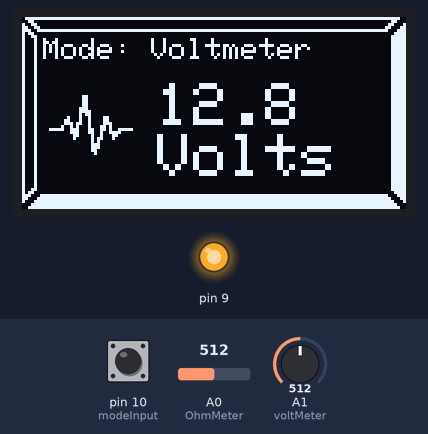
A sketch run on a simulated Arduino Uno, built with avr-gcc and run on an emulated ATmega328P. On the bench: 128×64 one-colour display, output pins drawn as LEDs (lit = HIGH). Dashed ring = blinking. The inputs (shaded band) are chosen by the test bench; at power-on: pin 10 (modeInput) LOW, A1 (voltMeter) = 512, A0 (OhmMeter) = 512. Pins used as bus, display or sensor lines are not drawn.

Above: at 4.2 s.
4.3 s: pin 10 (modeInput) pulled HIGH for 1 s
At 4.58 s:
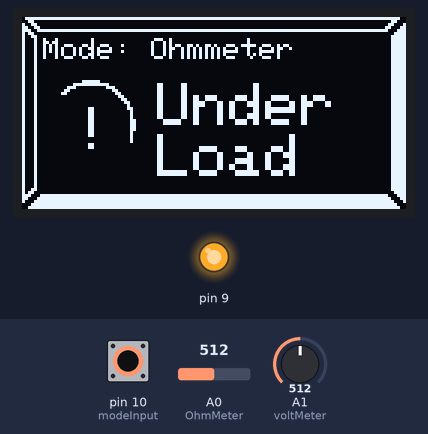
5.9 s: A1 (voltMeter) set to 716
At 6.63 s:
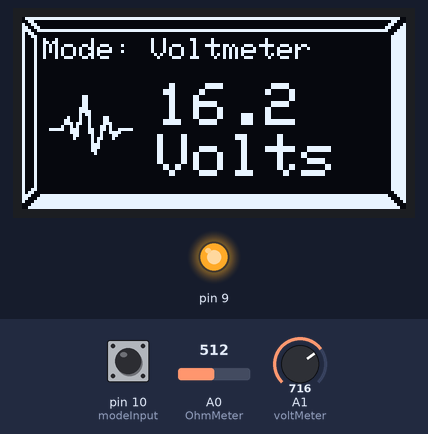
8.9 s: pin 10 (modeInput) pulled HIGH for 0.15 s
At 8.97 s:
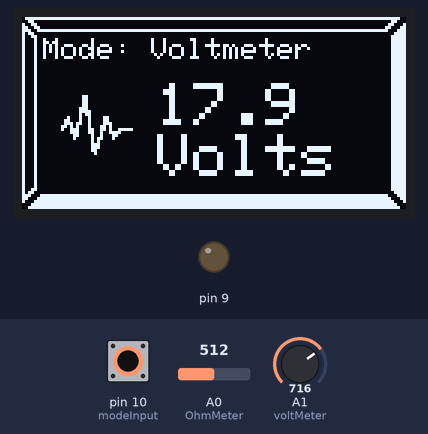
9.6 s: pin 10 (modeInput) pulled HIGH for 3.2 s
At 9.94 s:
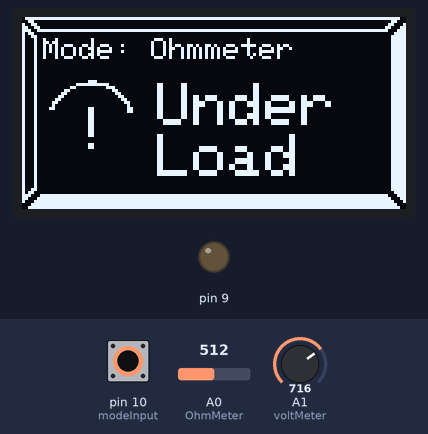
13.4 s: pin 10 (modeInput) pulled HIGH for 0.15 s
At 13.87 s:
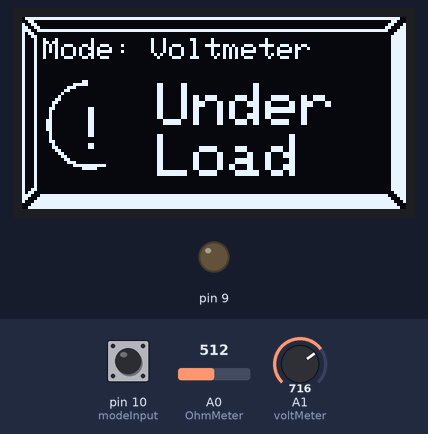
14.1 s: pin 10 (modeInput) pulled HIGH for 0.15 s
At 14.59 s:
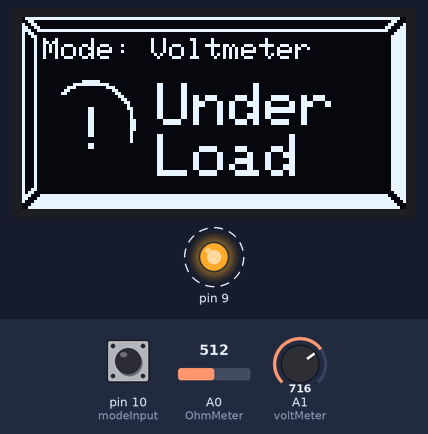
Timing chart, 0 to 17.1 s (numbered marks = the images above; inputs shaded):
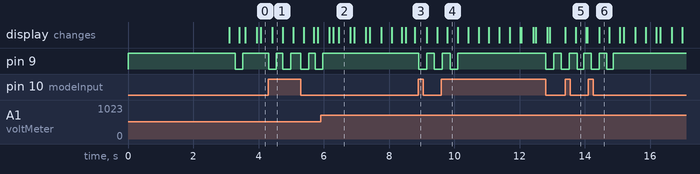

Measured:
- after the input at 4.3 s, pin 9: goes LOW 0.24 s, HIGH 0.20 s, LOW 0.24 s, HIGH 0.32 s, LOW 0.24 s, HIGH 0.20 s, then LOW, starting at once; the display: changes after 0.13 s (image 1)
- after the input at 5.9 s, the display: first differs from a run without the input after 0.55 s (image 2)
- after the input at 8.9 s, pin 9: HIGH → LOW at once, → HIGH 0.24 s later, → LOW 0.24 s later
- after the input at 9.6 s, the display: changes after 0.19 s (image 4)
- after the input at 14.1 s, the display: changes after 0.34 s (image 6)

The sketch:

py_ohmmetro_voltimetro.ino
```cpp
#include "Global.h"
#include "Flasher.h"

#define SCREEN_I2C_ADDR 0x3C // or 0x3C
#define SCREEN_WIDTH 128     // OLED display width, in pixels
#define SCREEN_HEIGHT 64     // OLED display height, in pixels
#define OLED_RST_PIN -1      // Reset pin (-1 if not available)

Adafruit_SSD1306 display(128, 64, &Wire, OLED_RST_PIN);

// OLED Animation: walk
// Code auto-generated by https://wokwi.com/animator, graphics by icons8.com

#define FRAME_DELAY (10)
#define FRAME_WIDTH (128)
#define FRAME_HEIGHT (64)
#define FRAME_COUNT (sizeof(reading) / sizeof(reading[0]))


// Calibration factor
const float scale = (5.0 / 1023.0) * ((390000.0 + 100000.0) / 100000.0); // (Vref/ADC_res) * (R1+R2)/R2
float voltage = 0.0;

int menuitem=1;
String mode;

const int OhmMeter = 0; // entrada analogica A0
const int voltMeter = 1; //entrada analogica A1
Flasher LED(9,200,200); // pin digital para el led indicador
const int modeInput = 10; // pin digital para la lectura del modo
int currentMode;
int previousMode;

const int R3 = 6;
const int R2 = 5;
const int R1 = 4;
float R = 0.00;

char _buffer[11];

int frame = 0;

unsigned long currentMillis;
unsigned long animationMillis=0.0;
unsigned long read=0.0;
unsigned long rd1=0.0;
unsigned long rd2=0.0;
unsigned long rd3=0.0;
float r1 = 0.00;
float r_ref1 = 1000.00;
float adc_value1 = 0.00;

float r2 = 0.00;
float r_ref2 = 10000.00;
float adc_value2 = 0.00;

float r3 = 0.00;
float r_ref3 = 100000.00;
float adc_value3 = 0.00;

int st = 0; // Controla los estados en la lectura en modo Ohmmeter
int stMenu=0;

void parseBuffer(){
  if (adc_value1 < 1022.90)
  {
    r1 = (adc_value1 * r_ref1) / (1023 - adc_value1);
  }

  if (adc_value2 < 1022.90)
  {
    r2 = (adc_value2 * r_ref2) / (1023 - adc_value2);
  }


  if (adc_value3 < 1022.90)
  {
    r3 = (adc_value3 * r_ref3) / (1023 - adc_value3);
  }

  if (r2 >= 0) {
    if (r2 < 1000 && r2 >= 0) {
      R=r1; // Switch to low range
    }
    else if (r2 > 100000) {
      R=r3; // Switch to high range
    }
    else{
      R=r2;
    }
  }

  if(adc_value1>1022 && adc_value2>1022) R=5000000;

  if(R < 90.0)
    sprintf(_buffer, "Under Load");
  else if(R < 1000.0)
    sprintf(_buffer, "%03u.%1u Ohm ", (uint16_t)R, (uint16_t)(R*10)%10);
  else if(R < 10000.0)
    sprintf(_buffer, "%1u.%03u kOhm", (uint16_t)(R/1000), (uint16_t)R%1000);
  else if(R < 100000.0)
    sprintf(_buffer, "%02u.%02u kOhm", (uint16_t)(R/1000), (uint16_t)(R/10)%100);
  else if(R < 1000000.0)
    sprintf(_buffer, "%03u.%1u kOhm", (uint16_t)(R/1000), (uint16_t)(R/100)%10);
  else if(R < 3000000.0)
    sprintf(_buffer, "%1u.%03u MOhm", (uint16_t)(R/1000000), (uint16_t)(R/1000)%1000);
  else if(R > 3000000.0)
    sprintf(_buffer, "Over Load ");

  r1 = 0.00;
  adc_value1 = 0.00;

  r2 = 0.00;
  adc_value2 = 0.00;

  r3 = 0.00;
  adc_value3 = 0.00;
}

void calculate_resistor() {
  static int i = 0;
  switch(st){
    case  1:
      pinMode(R1, INPUT);
      pinMode(R2, OUTPUT);
      pinMode(R3, INPUT);
      digitalWrite(R2, HIGH);
      st = 2;
      break;
    case  2:
      if(currentMillis - rd2 > 3 && i<20){
        adc_value2 = adc_value2 + analogRead(OhmMeter);
        i++;
      }
      else {
        adc_value2 = adc_value2 / 20;
        rd2 = currentMillis;
        i = 0;
        st = 3;
      }
      break;
    case  3:
      pinMode(R1, OUTPUT);
      pinMode(R2, INPUT);
      pinMode(R3, INPUT);
      digitalWrite(R1, HIGH);
      st=4;
      break;
    case  4:
      if(currentMillis - rd1 > 3 && i<20){
          adc_value1 = adc_value1 + analogRead(OhmMeter);
          i++;
      }
      else{
        adc_value1 = adc_value1 / 20;
        rd1 = currentMillis;
        i=0;
        st = 5;
      }
      break;
    case  5:
      pinMode(R1, INPUT);
      pinMode(R2, INPUT);
      pinMode(R3, OUTPUT);
      digitalWrite(R3, HIGH);
      st = 6;
      break;
    case  6:
      if(currentMillis - rd3 > 3 && i<20){
          adc_value3 = adc_value3 + analogRead(OhmMeter);
          i++;
      }
      else{
        adc_value3 = adc_value3 / 20;
        rd3 = currentMillis;
        i = 0;
        parseBuffer();
        st = 1;
      }
      break;
    default:
      break;
  }
}

void calculateVol(){
  static int adc_value1 = analogRead(voltMeter);
  static unsigned long prevMillis = currentMillis;
  static int j = 0;
  if(currentMillis - prevMillis > 3 && j<20){
    adc_value1 = adc_value1 + analogRead(voltMeter);
    prevMillis = currentMillis;
    j++;
  }
  if(j==20){
    adc_value1 = adc_value1 / 20;
    voltage = adc_value1 * scale;
    j = 0;
    sprintf(_buffer, "%u.%1u Volts ", (unsigned int)voltage, ((unsigned int)(voltage*10))%10);
    adc_value1 = analogRead(voltMeter);
  }
}


void showReadingScreen(){
  display.clearDisplay();
  display.drawBitmap(0, 0, board, FRAME_WIDTH, FRAME_HEIGHT,1);

  display.setCursor(7,7);
  display.setTextSize(1);
  display.setTextColor(WHITE);
  display.print("Mode: ");
  display.print(mode);


  if(mode == "Ohmmeter") {
    calculate_resistor();
  }
  else {
    calculateVol();
  }

  if(strcmp(_buffer,"Over Load ")==0 || strcmp(_buffer,"Under Load")==0){
    display.drawChar(18, 30, '!', WHITE, 0, 2);
    display.drawBitmap(7,20, load[frame], 32, 32, 1);
    frame = (frame + 1) % FRAME_COUNT;
  }
  else{
    display.drawBitmap(7,20, reading[frame], 32, 32, 1);
    frame = (frame + 1) % FRAME_COUNT;
  }
  display.setCursor(45,22);
  display.setTextSize(2);
  String ms = String(_buffer);
  int i = ms.indexOf(' ');
  String a = ms.substring(0,i);
  String b = ms.substring(i+1);
  display.print(a);
  display.setCursor(45,39);
  display.print(b);
  display.display();
}


void setup() {

  pinMode(modeInput,INPUT);

  currentMode = digitalRead(modeInput);
  if(currentMode) previousMode=0;
  else previousMode=1;

  display.begin(SSD1306_SWITCHCAPVCC, SCREEN_I2C_ADDR);
  display.clearDisplay();
  display.setTextSize(1);
  display.setTextColor(WHITE);
  display.setCursor(10,10);
  display.print("Design by");
  display.setTextSize(2);
  display.setCursor(10,27);
  display.setTextColor(BLACK,WHITE);
  display.print(" VASS ");
  display.setTextSize(1);
  display.setCursor(10,45);
  display.setTextColor(WHITE);
  display.print("Instruments");
  display.display();
  delay(3000);

}

void loop() {
  currentMillis = millis();
  currentMode = digitalRead(modeInput);
  if(previousMode != currentMode) {
    if(currentMode){
      mode = "Ohmmeter";
      sprintf(_buffer,"Under Load");
      st = 1;
    }
    else {
      mode = "Voltmeter";
    }
    previousMode=currentMode;
    LED.setN(0);
  }
  LED.Update();
  showReadingScreen();
}
```

Flasher.cpp
```cpp
#include "Flasher.h"

  Flasher::Flasher(int pin, unsigned long on, unsigned long off)
  {
    ledPin = pin;
    pinMode(ledPin, OUTPUT);
    digitalWrite(ledPin, HIGH);
    OnTime = on;
    OffTime = off;

    ledState = LOW;
	  previousMillis = 0;

    n=2;
  }

  void Flasher::Update()
  {
    // check to see if it's time to change the state of the LED

    if((ledState == HIGH) && (currentMillis - previousMillis >= OnTime) && (n<2))
    {
      ledState = LOW;  // Turn it off
      previousMillis = currentMillis;  // Remember the time
      digitalWrite(ledPin, ledState);  // Update the actual LED
    }
    else if ((ledState == LOW) && (currentMillis - previousMillis >= OffTime)&&(n<2))
    {
      ledState = HIGH;  // turn it on
      previousMillis = currentMillis;   // Remember the time
      digitalWrite(ledPin, ledState);	  // Update the actual LED
      n++;
    }
  }

  void Flasher::setN(int times){
    n = times;
  }
```

Flasher.h
```cpp
#pragma once

#include "Global.h"

class Flasher
{
	// Class Member Variables
	// These are initialized at startup
	int ledPin;      // the number of the LED pin
	unsigned long OnTime;     // milliseconds of on-time
	unsigned long OffTime;    // milliseconds of off-time

	// These maintain the current state
	int ledState;             		// ledState used to set the LED
	unsigned long previousMillis;  	// will store last time LED was updated

  int n;

  public:
  // Constructor - creates a Flasher
  // and initializes the member variables and state
  Flasher(int pin, unsigned long on, unsigned long off);

  void setN(int times);

  //Update led states
  void Update();
};
```

Global.h
```cpp
#pragma once
#include <Adafruit_GFX.h>
#include <Adafruit_SSD1306.h>
#include "image.h"
extern unsigned long currentMillis;
```

Source omitted: image.h (data table, 35350 bytes)
